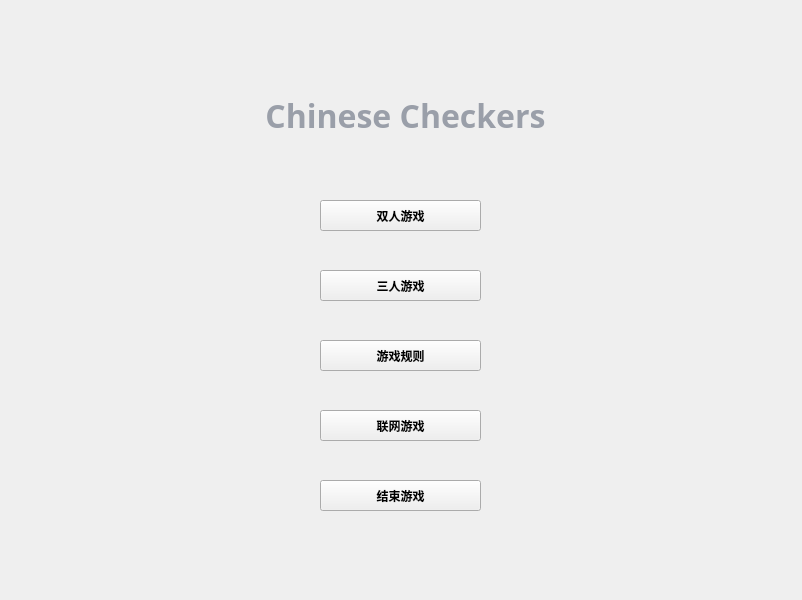
<?xml version="1.0" encoding="UTF-8"?>
<ui version="4.0">
 <class>MainWindow</class>
 <widget class="QMainWindow" name="MainWindow">
  <property name="geometry">
   <rect>
    <x>0</x>
    <y>0</y>
    <width>802</width>
    <height>600</height>
   </rect>
  </property>
  <property name="font">
   <font>
    <bold>true</bold>
   </font>
  </property>
  <property name="windowTitle">
   <string>MainWindow</string>
  </property>
  <property name="styleSheet">
   <string notr="true">background-image: url(:/res/pic4.png);</string>
  </property>
  <widget class="QWidget" name="centralwidget">
   <widget class="QLabel" name="label">
    <property name="geometry">
     <rect>
      <x>200</x>
      <y>60</y>
      <width>411</width>
      <height>111</height>
     </rect>
    </property>
    <property name="font">
     <font>
      <family>Lucida Calligraphy</family>
      <pointsize>20</pointsize>
     </font>
    </property>
    <property name="styleSheet">
     <string notr="true">background-image: url(:/res/pic2.png);</string>
    </property>
    <property name="text">
     <string>&lt;html&gt;&lt;head/&gt;&lt;body&gt;&lt;p align=&quot;center&quot;&gt;&lt;span style=&quot; font-size:24pt; font-weight:700; color:#9a9fa9;&quot;&gt;Chinese Checkers&lt;/span&gt;&lt;/p&gt;&lt;/body&gt;&lt;/html&gt;</string>
    </property>
   </widget>
   <widget class="QPushButton" name="pushButton_3">
    <property name="geometry">
     <rect>
      <x>320</x>
      <y>340</y>
      <width>161</width>
      <height>31</height>
     </rect>
    </property>
    <property name="styleSheet">
     <string notr="true">background-image: url(:/res/chessboard.jpg);</string>
    </property>
    <property name="text">
     <string>游戏规则</string>
    </property>
   </widget>
   <widget class="QPushButton" name="pushButton_4">
    <property name="geometry">
     <rect>
      <x>320</x>
      <y>480</y>
      <width>161</width>
      <height>31</height>
     </rect>
    </property>
    <property name="styleSheet">
     <string notr="true">background-image: url(:/res/chessboard.jpg);</string>
    </property>
    <property name="text">
     <string>结束游戏</string>
    </property>
   </widget>
   <widget class="QPushButton" name="doubleButton">
    <property name="geometry">
     <rect>
      <x>320</x>
      <y>200</y>
      <width>161</width>
      <height>31</height>
     </rect>
    </property>
    <property name="styleSheet">
     <string notr="true">background-image: url(:/res/chessboard.jpg);</string>
    </property>
    <property name="text">
     <string>双人游戏</string>
    </property>
   </widget>
   <widget class="QPushButton" name="threeButton">
    <property name="geometry">
     <rect>
      <x>320</x>
      <y>270</y>
      <width>161</width>
      <height>31</height>
     </rect>
    </property>
    <property name="styleSheet">
     <string notr="true">background-image: url(:/res/chessboard.jpg);</string>
    </property>
    <property name="text">
     <string>三人游戏</string>
    </property>
   </widget>
   <widget class="QPushButton" name="pushButton">
    <property name="geometry">
     <rect>
      <x>320</x>
      <y>410</y>
      <width>161</width>
      <height>31</height>
     </rect>
    </property>
    <property name="styleSheet">
     <string notr="true">background-image: url(:/res/chessboard.jpg);</string>
    </property>
    <property name="text">
     <string>联网游戏</string>
    </property>
   </widget>
  </widget>
 </widget>
 <resources/>
 <connections/>
</ui>
